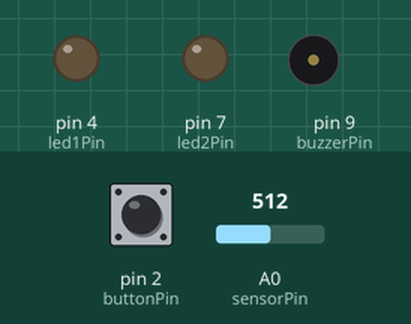
Simulated run of this sketch. Board: Arduino Uno, built with avr-gcc and run on an emulated ATmega328P. Parts: output pins drawn as LEDs (lit = HIGH), buzzer (waves = sounding). Dashed ring = blinking. The inputs (shaded band) are chosen by the test bench; at power-on: pin 2 (buttonPin) HIGH, A0 (sensorPin) = 512.

Above: at 1.2 s.
1.3 s: pin 2 (buttonPin) pulled LOW for 0.15 s
At 1.8 s:
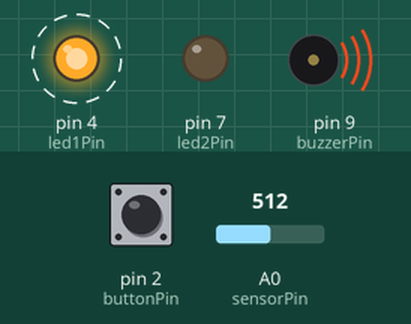
4.3 s: A0 (sensorPin) set to 0
At 5.1 s:
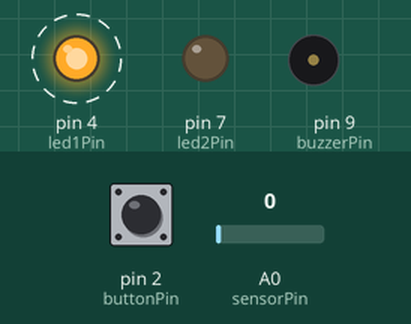
7.3 s: pin 2 (buttonPin) pulled LOW for 1 s
At 7.48 s:
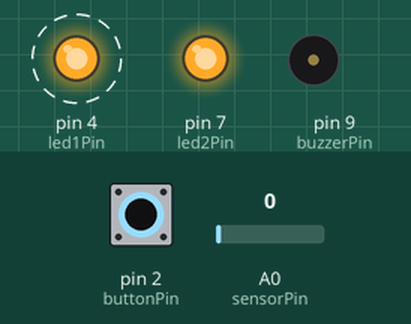
9.8 s: pin 2 (buttonPin) pulled LOW for 0.15 s
At 10.6 s:
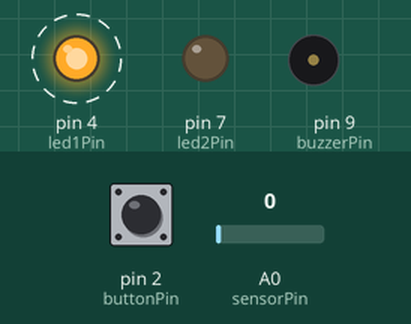
12.9 s: pin 2 (buttonPin) pulled LOW for 3.2 s
Timing chart, 0 to 20.1 s (numbered marks = the images above; inputs shaded):
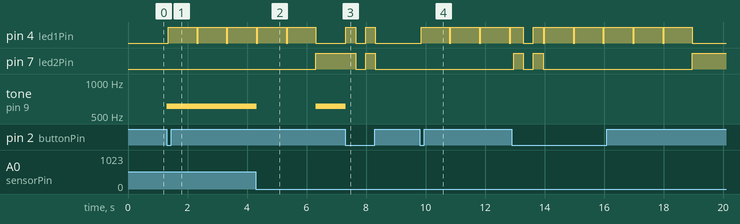

Measured:
- after the input at 1.3 s, pin 4 (led1Pin): alternates HIGH for 0.95 s and LOW for 0.05 s, starting after 0.05 s; tone on pin 9 (buzzerPin): silent → 609 Hz at once
- after the input at 4.3 s, tone on pin 9 (buzzerPin): 609 Hz → silent at once, → 609 Hz 2.0 s later
- after the input at 7.3 s, pin 4 (led1Pin): alternates HIGH for 0.33 s and LOW for 0.33 s, 4 changes in all, then stays LOW, starting at once; pin 7 (led2Pin): HIGH → LOW after 0.35 s, → HIGH 0.33 s later, → LOW 0.33 s later; tone on pin 9 (buzzerPin): 609 Hz → silent after 0.03 s instead of 2.0 s
- after the input at 9.8 s, pin 4 (led1Pin): alternates HIGH for 0.95 s and LOW for 0.05 s, starting after 0.05 s

The sketch:

MusicPlayer.ino
```cpp
// (licence header left out)
const int buzzerPin = 9;
const int sensorPin = 0;

const int led1Pin = 4;
const int led2Pin = 7;

const int buttonPin = 2;

int songLength = 99;

char playerState = 'I';

int songFreq[100];

bool led1State = false;
bool led2State = false;

void setup()
{
  pinMode(buzzerPin, OUTPUT);
  pinMode(buttonPin, INPUT);
  pinMode(led1Pin, OUTPUT);
  pinMode(led2Pin, OUTPUT);
}

void loop()
{
  int sensorValue;
  int frequency;
  int songFreqLastCount;

  bool buttonHeld;

  if (playerState == 'I')
  {
    if (digitalRead(buttonPin) == LOW) //If button pressed, playerState = recording
    {
      playerState = 'R';
      buttonHeld = true;
    }
  }


  if (playerState == 'R') //if in recording mode
  {
    if (!led1State) digitalWrite(led1Pin, HIGH);
    for (int count = 0; count <= songLength; count++) //For 5 seconds (100 loop iterations), record each frequency into an array
    {
      if (count % 20 == 0)
        digitalWrite(led1Pin, LOW);
      else
        digitalWrite(led1Pin, HIGH);

      sensorValue = analogRead(sensorPin); //get our sensor value
      if (sensorValue == 0) //If no input to the sensor
      {
        songFreq[count] = 0;
      }
      else
      {
        songFreq[count] = 200 + (sensorValue * .8);//get our sensor value onto the desired frequency range
        tone(buzzerPin, songFreq[count], 60); //play the preview note
      }


      if (digitalRead(buttonPin) == LOW && !buttonHeld) //abort if button is pressed
      {
        playerState = 'I';
        count = songLength;
      }
      else if (digitalRead(buttonPin) == HIGH)
      {
        buttonHeld = false;
      }

      delay(50);
    }
    digitalWrite(led1Pin, LOW);
    led1State = false;
    playerState = 'P';
  }


  if (playerState == 'P') //if in playback mode
  {
    if (!led2State) digitalWrite(led2Pin, HIGH);
    led2State = true;
    for (int count = 0; digitalRead(buttonPin) == HIGH; count++) //For loop plays each note back, and stop condition happens if button is pressed
    {
      if (count > songLength) count = 0; //Reset if we completed the song
      tone(buzzerPin, songFreq[count], 60);
      delay(50);
    }
    playerState = 'I';
    digitalWrite(led1Pin, HIGH);
    delay(333);
    digitalWrite(led2Pin, LOW);
    digitalWrite(led1Pin, LOW);
    delay(333);
    digitalWrite(led2Pin, HIGH);
    digitalWrite(led1Pin, HIGH);
    delay(334);
    digitalWrite(led2Pin, LOW);
    digitalWrite(led1Pin, LOW);
    led2State = false;
  }
}
```
